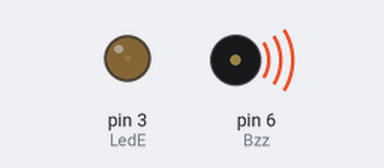
The sketch below on a simulated Arduino Uno, built with avr-gcc and run on an emulated ATmega328P. Parts: output pins drawn as LEDs (lit = HIGH), buzzer (waves = sounding).

Above: at 0.15 s.
At 11.66 s:
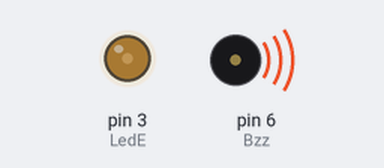
At 20.44 s:
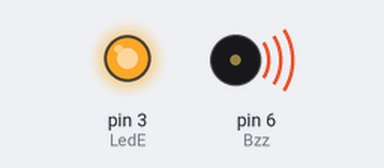
At 39.82 s:
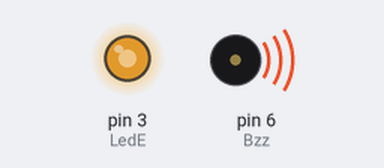
Timing chart, 0 to 40.0 s (numbered marks = the images above):
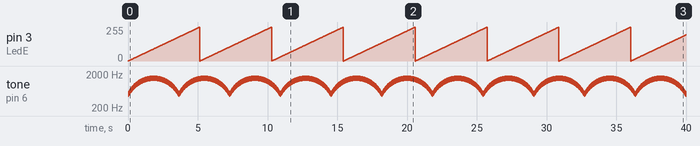

Measured:
- by itself, pin 3 (LedE): ramps from 0/255 to 254/255 and jumps back, once every 5.1 s
- by itself, tone on pin 6 (Bzz): plays 500 Hz for 0.02 s, 517 Hz for 0.02 s, 534 Hz for 0.02 s, 552 Hz for 0.02 s, 569 Hz for 0.02 s, 587 Hz for 0.02 s … (1960 notes in this stretch)

The sketch:

led_bzz_tone.ino
```cpp
int Bzz = 6;
int LedE = 3;
float seno;
int frequencia;
int i=0;
void setup() {

  pinMode(Bzz, OUTPUT);
  pinMode(LedE, OUTPUT);
  analogWrite(LedE, LOW);
}

void loop() {

  for (int x = 0; x < 180; x++) {
    if(i>254){
      i=0;
    }
    analogWrite(LedE, i);
    i++;
    seno = (sin(x * 3.1416 / 180));
    frequencia = 500 + (int(seno * 1000));
    tone(Bzz, frequencia);

    delay(20);

  }

}
```
